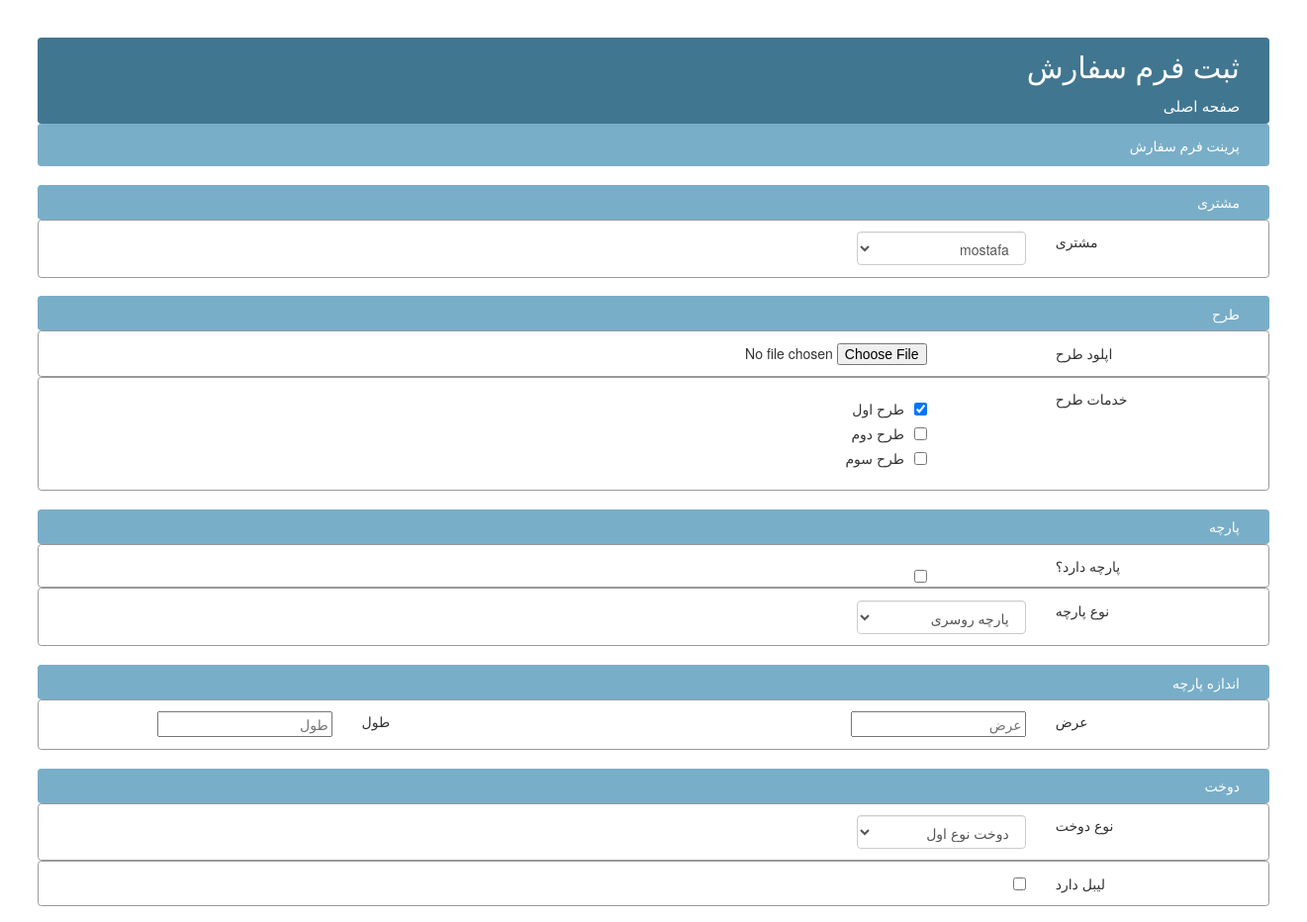
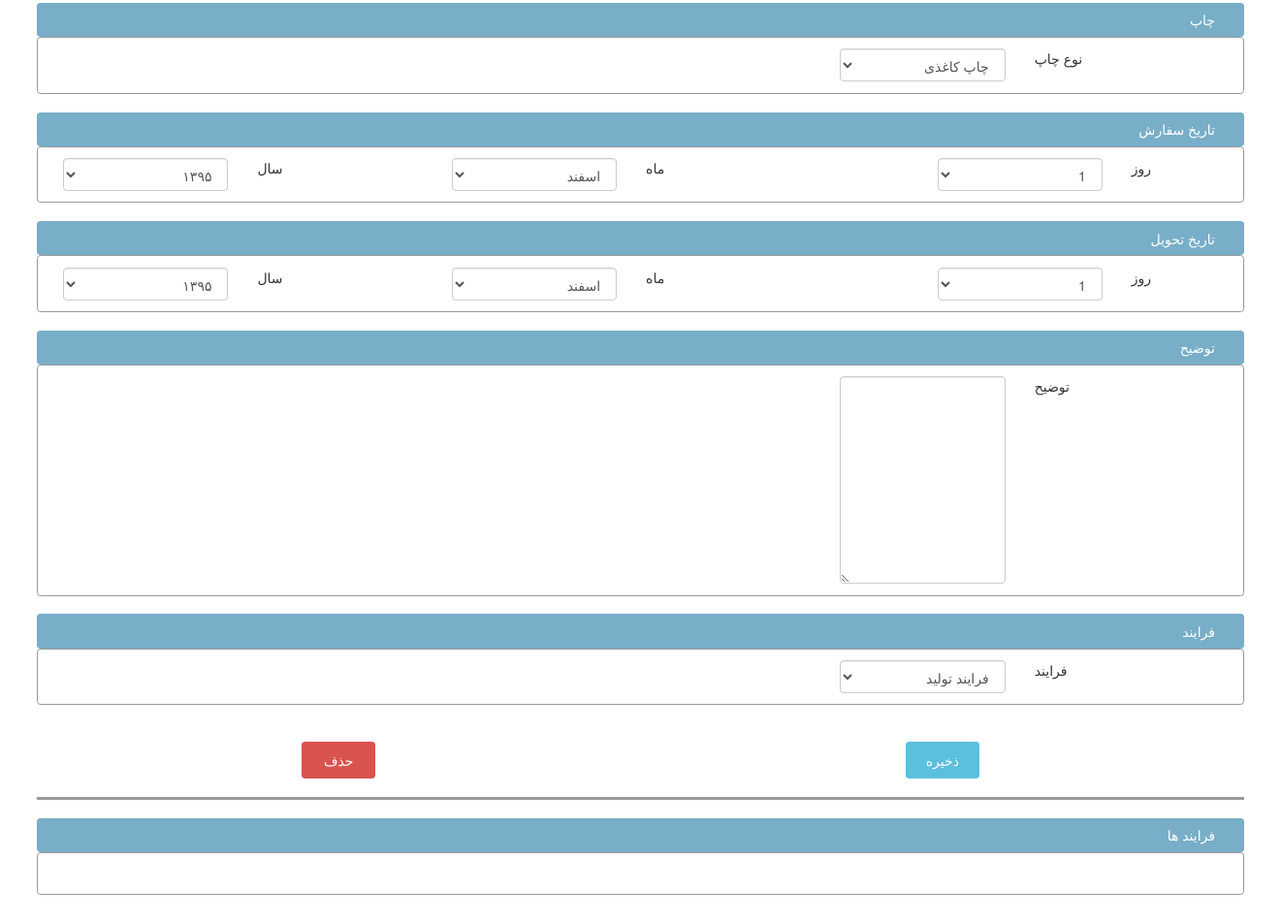
Screenshot of /reserve/adminsite/reserveForm/changeForm/2 with the database file from the repository (2 pictures, top to bottom).
### ReserveForm/models.py (models this page shows, shortened)
class ServiceTarh(models.Model):
    name = models.CharField(max_length=100, verbose_name='نام',)
    price = models.IntegerField(verbose_name='قیمت',)
    class Meta:
        verbose_name_plural = '4. خدمات مربوط به طرح'

class ReserveForm(models.Model):
    customer = models.ForeignKey(Customer, verbose_name='مشتری', )
    tarh = models.ImageField(upload_to='tarh/', verbose_name='طرح', blank=True, null=True)
    serviceTarh = models.ManyToManyField('ServiceTarh', verbose_name='خدمات طرح', blank=True)
    hasParche = models.BooleanField(verbose_name='پارچه دارد',)
    parche = models.ForeignKey('Parche',verbose_name='پارچه', blank=True, null=True)
    parcheWidth = models.FloatField(verbose_name='عرض پارچه', blank=True, null=True)
    parcheHeight = models.FloatField(verbose_name='طول پارچه', blank=True, null=True)
    number = models.IntegerField(verbose_name='تعداد', blank=True, null=True)
    typeChap = models.ForeignKey('Chap', verbose_name='چاپ', blank=True, null=True)
    dookht = models.ForeignKey('Dookht', verbose_name='دوخت', blank=True, null=True,)
    hasLabel = models.BooleanField(verbose_name='برچسب دارد', )
    reserveDay = models.IntegerField(choices=dayChoice, verbose_name='روز', blank=True, null=True)
    reserveMonth = models.IntegerField(choices=monthChoice, verbose_name='ماه', blank=True, null=True)
    reserveYear = models.IntegerField(verbose_name='سال', blank=True, null=True)
    deliveryDay = models.IntegerField(choices=dayChoice, verbose_name='روز', blank=True, null=True)
    deliveryMonth = models.IntegerField(choices=monthChoice, verbose_name='ماه', blank=True, null=True)
    deliveryYear = models.IntegerField(verbose_name='سال', blank=True, null=True)
    description = models.TextField(verbose_name='توضیح', blank=True, null=True)
    process = models.ForeignKey('Process', verbose_name='فرایند', blank=True, null=True)
    class Meta:
        verbose_name_plural = "1. سفارش ها"

### ReserveForm/views.py (the view)
# urls.py: url(r'^adminsite/reserveForm/changeForm/(?P<id>[0-9]+)', view=views.reserveForm_change_form, name='ReserveFormChangeForm'),
def reserveForm_change_form(request, id):
    form = ReserveForm.objects.get(id=id)
    if request.method == 'POST':
        forms.save_processFormKargar(form, request.POST)
        return redirect(reverse('ReserveFormListAdmin'))
    customers = Customer.objects.all()
    services = ServiceTarh.objects.all()
    formServices = form.serviceTarh.all()
    parches = Parche.objects.all()
    dookhts = Dookht.objects.all()
    chaps = Chap.objects.all()
    processes = Process.objects.all()
    context = {'form':form, 'currentCustomer':form.customer, 'customers':customers, 'services':services, 'formServices':formServices
               , 'parches':parches, 'dookhts':dookhts, 'chaps':chaps, 'daysChoice':dayChoice, 'monthChoice':monthChoice,
               'yearChoice':yearChoice, 'processes':processes}
    return render(request, 'changeFormAdminReserveForm.html', context)

### templates/changeFormAdminReserveForm.html (shortened to what this page needs)
<!DOCTYPE html>
{% load static %}
<html lang="en">
<head>
    <link href="{% static 'css/bootstrap.min.css' %}" type="text/css" rel="stylesheet">
    <link href="{% static 'css/headerChangeForm.css' %}" type="text/css" rel="stylesheet">
    <link href="{% static 'css/changeFormAdminReserveForm.css' %}" type="text/css" rel="stylesheet">
</head>
<body>
<div id="main-wrapper">
    <div id="title">
        <div id="title-page">ثبت فرم سفارش</div>
        <div id="link-to-mainpage"><a href="{% url 'AdminIndex' %}">صفحه اصلی</a></div>
    </div>
    <div id="header">
        <div class="print-link">پرینت فرم سفارش</div>
    </div>
    <div class="field-wrapper container-fluid">
        <div class="field-wrapper-header row">مشتری</div>
        <div class="field-input-wrapper row">
            <div class="field-label col-md-2 col-md-push-10">مشتری</div>
            <div class="field-input col-md-2 col-md-push-6">
                <select class="form-control">
                    {% for customer in customers %}
                        {% if customer.id == currentCustomer.id %}
                            <option value="{{ customer.id }}" selected>{{ customer.name }}</option>
                        {% else %}
                            <option value="{{ customer.id }}">{{ customer.name }}</option>
                        {% endif %}
                    {% endfor %}
                </select>
            </div>
        </div>
    </div>
    <div class="field-wrapper container-fluid">
        <div class="field-wrapper-header row">طرح</div>
        <div class="field-input-wrapper row">
            <div class="field-label col-md-2 col-md-push-10">اپلود طرح</div>
            <div class="field-input col-md-2 col-md-push-5">
                <input id="input-1a" type="file" class="file" data-show-preview="false">
            </div>
        </div>
        <div class="field-input-wrapper row">
            <div class="field-label col-md-2 col-md-push-10">خدمات طرح</div>
            <div class="field-input col-md-2 col-md-push-5">
                {% for service in services %}
                    <div class="checkbox">
                        {% if service in formServices|dictsort:"id" %}
                            <input type="checkbox" value="{{ service.id }}" checked><div class="checkbox-label">{{ service.name }}</div>
                        {% else %}
                            <input type="checkbox" value="{{ service.id }}"><div class="checkbox-label">{{ service.name }}</div>
                        {% endif %}
                    </div>
                {% endfor %}
            </div>
        </div>
    </div>
    <div class="field-wrapper container-fluid">
        <div class="field-wrapper-header row">پارچه</div>
        <div class="field-input-wrapper row">
            <div class="field-label col-md-2 col-md-push-10">پارچه دارد؟</div>
            <div class="field-input col-md-2 col-md-push-5">
                <div class="checkbox" value="hasParche"><input type="checkbox"></div>
            </div>
        </div>
        <div class="field-input-wrapper row">
            <div class="field-label col-md-2 col-md-push-10">نوع پارچه</div>
            <div class="field-input col-md-2 col-md-push-6">
                <select class="form-control">
                    {% for parche in parches %}
                        {% if parche.id == form.parche.id %}
                            <option value="{{ parche.id }}" selected>{{ parche.name }}</option>
                        {% else %}
                            <option value="{{ parche.id }}">{{ parche.name }}</option>
                        {% endif %}
                    {% endfor %}
                </select>
            </div>
        </div>
    </div>
    <div class="field-wrapper container-fluid">
        <div class="field-wrapper-header row">اندازه پارچه</div>
        <div class="field-input-wrapper row">
            <div class="field-label col-md-1 col-md-push-10">عرض</div>
            <div class="field-input col-md-2 col-md-push-7">
                <input type="number" placeholder="عرض" value="{{ form.parcheWidth }}">
            </div>
            <div class="field-label col-md-1 col-md-pull-0">طول</div>
            <div class="field-input col-md-2 col-md-pull-3">
                <input type="number" placeholder="طول" value="{{ form.parcheHeight }}">
            </div>
        </div>
    </div>
    <div class="field-wrapper container-fluid">
        <div class="field-wrapper-header row">دوخت</div>
        <div class="field-input-wrapper row">
            <div class="field-label col-md-1 col-md-push-10">نوع دوخت</div>
            <div class="field-input col-md-2 col-md-push-7">
                <select class="form-control" title="نوع دوخت">
                    {% for dookht in dookhts %}
                        {% if dookht.id == form.dookht.id %}
                            <option value="{{ dookht.id }}" selected>{{ dookht.name }}</option>
                        {% else %}
                            <option value="{{ dookht.id }}">{{ dookht.name }}</option>
                        {% endif %}
                    {% endfor %}
                </select>
            </div>
        </div>
        <div class="field-input-wrapper row">
            <div class="field-label col-md-1 col-md-push-10">لیبل دارد</div>
            <div class="field-input col-md-2 col-md-push-7">
                <input type="checkbox" value="{{ form.parcheWidth }}" >
            </div>
        </div>
    </div>
    <div class="field-wrapper container-fluid">
        <div class="field-wrapper-header row">چاپ</div>
        <div class="field-input-wrapper row">
            <div class="field-label col-md-1 col-md-push-10">نوع چاپ</div>
            <div class="field-input col-md-2 col-md-push-7">
                <select class="form-control" title="چاپ">
                    {% for chap in chaps %}
                        {% if chap.id == form.chap.id %}
                            <option value="{{ chap.id }}" selected>{{ chap.name }}</option>
                        {% else %}
                            <option value="{{ chap.id }}">{{ chap.name }}</option>
                        {% endif %}
                    {% endfor %}
                </select>
            </div>
        </div>
    </div>
    <div class="field-wrapper container-fluid">
        <div class="field-wrapper-header row">تاریخ سفارش</div>
        <div class="field-input-wrapper row">
            <div class="field-label col-md-1 col-md-push-11">روز</div>
            <div class="field-input col-md-2 col-md-push-8">
                <select class="form-control" title="روز">
                    {% for day in daysChoice %}
                        {% if form.reserveDay == day.0 %}
                            <option value="{{ day.0 }}" selected>{{ day.1 }}</option>
                        {% else %}
                            <option value="{{ day.0 }}">{{ day.1 }}</option>
                        {% endif %}
                    {% endfor %}
                </select>
            </div>
            <div class="field-label col-md-1 col-md-push-3">ماه</div>
            <div class="field-input col-md-2 col-md-push-0">
                <select class="form-control" title="ماه">
                    {% for month in monthChoice %}
                        {% if form.reserveMonth == day.0 %}
                            <option value="{{ month.0 }}" selected>{{ month.1 }}</option>
                        {% else %}
                            <option value="{{ month.0 }}">{{ month.1 }}</option>
                        {% endif %}
                    {% endfor %}
                </select>
            </div>
            <div class="field-label col-md-1 col-md-pull-4">سال</div>
            <div class="field-input col-md-2 col-md-pull-7">
                <select class="form-control" title="سال">
                    {% for year in yearChoice %}
                        {% if form.reserveYear == year.0 %}
                            <option value="{{ year.0 }}" selected>{{ year.1 }}</option>
                        {% else %}
                            <option value="{{ year.0 }}">{{ year.1 }}</option>
                        {% endif %}
                    {% endfor %}
                </select>
            </div>
        </div>
    </div>
    <div class="field-wrapper container-fluid">
        <div class="field-wrapper-header row">تاریخ تحویل</div>
        <div class="field-input-wrapper row">
            <div class="field-label col-md-1 col-md-push-11">روز</div>
            <div class="field-input col-md-2 col-md-push-8">
                <select class="form-control" title="روز">
                    {% for day in daysChoice %}
                        {% if form.deliveryDay == day.0 %}
                            <option value="{{ day.0 }}" selected>{{ day.1 }}</option>
                        {% else %}
                            <option value="{{ day.0 }}">{{ day.1 }}</option>
                        {% endif %}
                    {% endfor %}
                </select>
            </div>
            <div class="field-label col-md-1 col-md-push-3">ماه</div>
            <div class="field-input col-md-2 col-md-push-0">
                <select class="form-control" title="ماه">
                    {% for month in monthChoice %}
                        {% if form.deliveryMonth == day.0 %}
                            <option value="{{ month.0 }}" selected>{{ month.1 }}</option>
                        {% else %}
                            <option value="{{ month.0 }}">{{ month.1 }}</option>
                        {% endif %}
                    {% endfor %}
                </select>
            </div>
            <div class="field-label col-md-1 col-md-pull-4">سال</div>
            <div class="field-input col-md-2 col-md-pull-7">
                <select class="form-control" title="سال">
                    {% for year in yearChoice %}
                        {% if form.deliveryYear == year.0 %}
                            <option value="{{ year.0 }}" selected>{{ year.1 }}</option>
                        {% else %}
                            <option value="{{ year.0 }}">{{ year.1 }}</option>
                        {% endif %}
                    {% endfor %}
                </select>
            </div>
        </div>
    </div>
    <div class="field-wrapper container-fluid">
        <div class="field-wrapper-header row">توضیح</div>
        <div class="field-input-wrapper row">
            <div class="field-label col-md-1 col-md-push-10">توضیح</div>
            <div class="field-input col-md-2 col-md-push-7">
                <textarea class="form-control" type="text" rows="10" cols="50">{{ form.description }}</textarea>
            </div>
        </div>
    </div>
    <div class="field-wrapper container-fluid">
        <div class="field-wrapper-header row">فرایند</div>
        <div class="field-input-wrapper row">
            <div class="field-label col-md-1 col-md-push-10">فرایند</div>
            <div class="field-input col-md-2 col-md-push-7">
                <select class="form-control" title="فرایند">
                    {% for process in processes %}
                        {% if form.process.id == process.id %}
                            <option value="{{ process.id }}" selected>{{ process.name }}</option>
                        {% else %}
                            <option value="{{ process.id }}">{{ process.name }}</option>
                        {% endif %}
                    {% endfor %}
                </select>
            </div>
        </div>
    </div>
    <div class="container-fluid">
        <div class="button-wrapper row">
            <div class="col-md-6">
                <div class="btn-danger">حذف</div>
            </div>
            <div class="col-md-6">
                <div class="btn-info"> ذخیره</div>
            </div>
        </div>
    </div>
    <div class="field-wrapper container-fluid">
        <div class="field-wrapper-header row">فرایند ها</div>
        <div class="field-input-wrapper row">
            <div class="field-label col-md-4 col-md-offset-10"><a href="#">افزودن فرایند</a></div>
        </div>
    </div>
</div>
</body>
</html>

### static/css/headerChangeForm.css (style rules this page uses)
#main-wrapper #title { background-color: #417690; color: white; padding-top: 0.2cm; padding-right: 0.8cm; padding-bottom: 0.2cm; border-radius: 0.1cm; }
#main-wrapper #title #title-page { font-size: 0.8cm; margin-bottom: 0.2cm; }
#main-wrapper #title #link-to-mainpage { font-size: 0.4cm; }
a:link { color: white; }
#header { background-color: #79aec8; padding: 0.3cm; padding-right: 0.8cm; color: white; border-radius: 0.1cm; }

### static/css/changeFormAdminReserveForm.css (style rules this page uses)
#main-wrapper { min-width: 20cm; min-height: 10cm; padding: 1cm; padding-top: 1cm; direction: rtl; }
.field-wrapper { margin-top: 0.5cm; border-radius: 0.1cm; }
.field-wrapper .field-wrapper-header { background-color: #79aec8; padding: 0.2cm; padding-right: 0.8cm; color: white; border-radius: 0.1cm; }
.field-input-wrapper { padding: 0.3cm; padding-right: 0.8cm; border: solid #999999 1px; border-radius: 0.1cm; }
.field-input-wrapper .field-label { text-align: left; }
.field-input-wrapper .field-input { text-align: right; }
.checkbox-label { margin-right: 0.6cm; }
.button-wrapper { border-bottom: solid 3px #999999; padding-bottom: 0.5cm; }
.button-wrapper div { margin-top: 1cm; border-radius: 0.1cm; }
.button-wrapper div div { width: 2cm; height: 1cm; text-align: center; margin: 0 auto; padding-top: 0.25cm; }

### rows the page displays
ServiceTarh: name "طرح اول"
ServiceTarh: name "طرح دوم"
ServiceTarh: name "طرح سوم"
ReserveForm: reserveDay "1", reserveMonth "اسفند", reserveYear "۱۳۹۵", deliveryDay "1", deliveryMonth "اسفند", deliveryYear "۱۳۹۵"

### other values shown
form field value "mostafa"
form field value "پارچه روسری"
form field value "دوخت نوع اول"
form field value "چاپ کاغذی"
form field value "فرایند تولید"
